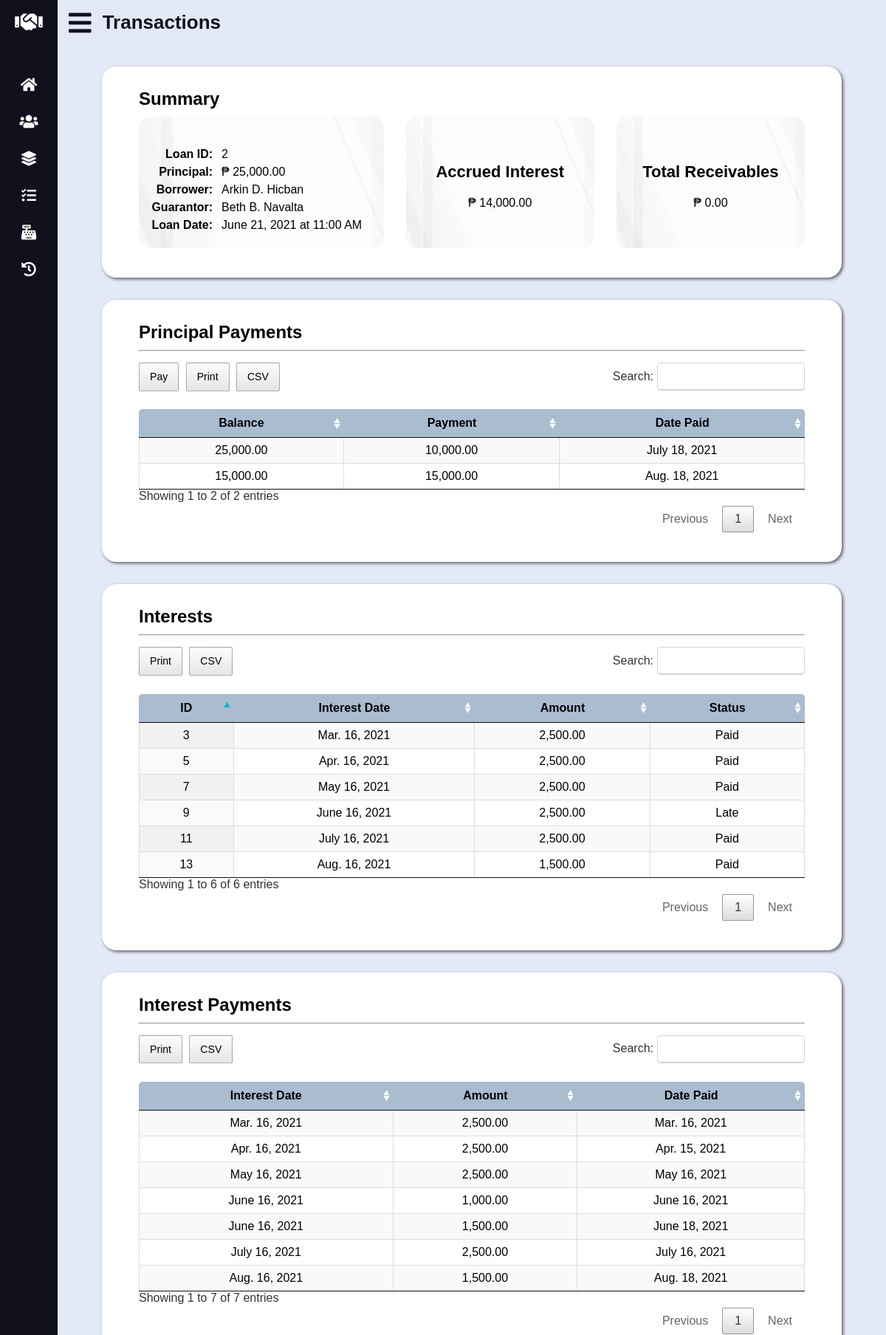
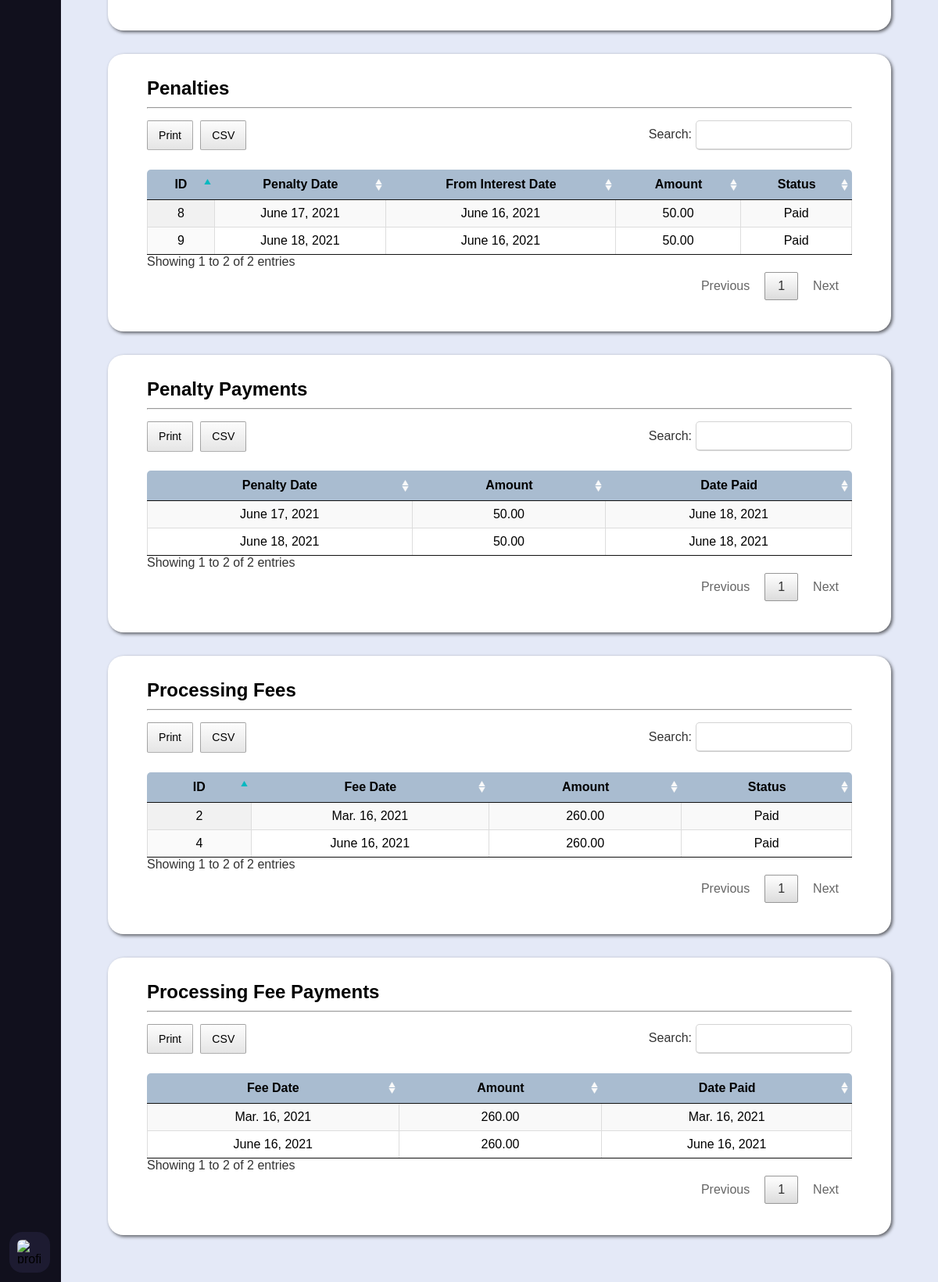
The app's page /loan-details.php?id=2 with its own data (2 pictures, top to bottom).
### tables this page shows
CREATE TABLE `loan` (
	`loan_id` INT UNSIGNED AUTO_INCREMENT PRIMARY KEY,
	`borrower_id` INT UNSIGNED NOT NULL,
	`guarantor_id` INT UNSIGNED NOT NULL,
	`loan_date_time` DATETIME NOT NULL DEFAULT (NOW()),
	`principal` DECIMAL(10, 2) NOT NULL,
	`status` ENUM('Active', 'Closed') DEFAULT 'Active' NOT NULL,

	CONSTRAINT fk_loan_borrower_id FOREIGN KEY (`borrower_id`)
		REFERENCES `data_subject` (`data_subject_id`)
		ON UPDATE CASCADE
		ON DELETE RESTRICT,
	CONSTRAINT fk_loan_guarantor_id FOREIGN KEY (`guarantor_id`)
		REFERENCES `guarantor` (`guarantor_id`)
		ON UPDATE CASCADE
		ON DELETE RESTRICT
);

CREATE TABLE `principal_payment` (
	`principal_payment_id` INT UNSIGNED AUTO_INCREMENT PRIMARY KEY,
	`amount` DECIMAL(10, 2) NOT NULL,
	`date_time_paid` DATETIME NOT NULL DEFAULT (NOW()),
	`loan_id` INT UNSIGNED NOT NULL,

	CONSTRAINT fk_principal_payment_loan_id FOREIGN KEY (`loan_id`)
		REFERENCES `loan` (`loan_id`)
		ON UPDATE CASCADE
		ON DELETE RESTRICT
);

CREATE TABLE `interest` (
	`interest_id` INT UNSIGNED AUTO_INCREMENT PRIMARY KEY,
	`interest_date` DATE NOT NULL,
	`amount` DECIMAL(9, 2) NOT NULL,
	`status` ENUM('Paid', 'Pending', 'Overdue', 'Late') DEFAULT 'Pending' NOT NULL,
	`loan_id` INT UNSIGNED NOT NULL,

	CONSTRAINT fk_interest_loan_id FOREIGN KEY (`loan_id`)
		REFERENCES `loan` (`loan_id`)
		ON UPDATE CASCADE
		ON DELETE RESTRICT
);

CREATE TABLE `interest_payment` (
	`interest_payment_id` INT UNSIGNED AUTO_INCREMENT PRIMARY KEY,
	`amount` DECIMAL(9, 2) NOT NULL,
	`date_time_paid` DATETIME NOT NULL DEFAULT (NOW()),
	`interest_id` INT UNSIGNED NOT NULL,

	CONSTRAINT fk_interest_payment_interest_id FOREIGN KEY (`interest_id`)
		REFERENCES `interest` (`interest_id`)
		ON UPDATE CASCADE
		ON DELETE RESTRICT
);

CREATE TABLE `penalty` (
	`penalty_id` INT UNSIGNED AUTO_INCREMENT PRIMARY KEY,
	`penalty_date` DATE NOT NULL,
	`amount` DECIMAL(9, 2) NOT NULL,
	`status` ENUM('Paid', 'Pending') DEFAULT 'Pending' NOT NULL,
	`interest_id` INT UNSIGNED NOT NULL,
	`loan_id` INT UNSIGNED NOT NULL,

	CONSTRAINT fk_penalty_interest_id FOREIGN KEY (`interest_id`)
		REFERENCES `interest` (`interest_id`)
		ON UPDATE CASCADE
		ON DELETE RESTRICT,
	CONSTRAINT fk_penalty_loan_id FOREIGN KEY (`loan_id`)
		REFERENCES `loan` (`loan_id`)
		ON UPDATE CASCADE
		ON DELETE RESTRICT
);

CREATE TABLE `penalty_payment` (
	`penalty_payment_id` INT UNSIGNED AUTO_INCREMENT PRIMARY KEY,
	`amount` DECIMAL(9, 2) NOT NULL,
	`date_time_paid` DATETIME NOT NULL DEFAULT (NOW()),
	`penalty_id` INT UNSIGNED NOT NULL,

	CONSTRAINT fk_penalty_payment_penalty_id FOREIGN KEY (`penalty_id`)
		REFERENCES `penalty` (`penalty_id`)
		ON UPDATE CASCADE
		ON DELETE RESTRICT
);

CREATE TABLE `processing_fee` (
	`processing_fee_id` INT UNSIGNED AUTO_INCREMENT PRIMARY KEY,
	`processing_fee_date` DATE NOT NULL,
	`amount` DECIMAL(8, 2) NOT NULL,
	`status` ENUM('Paid', 'Pending') DEFAULT 'Pending' NOT NULL,
	`loan_id` INT UNSIGNED NOT NULL,

	CONSTRAINT fk_processing_fee_loan_id FOREIGN KEY (`loan_id`)
		REFERENCES `loan` (`loan_id`)
		ON UPDATE CASCADE
		ON DELETE RESTRICT
);

CREATE TABLE `processing_fee_payment` (
	`processing_fee_payment_id` INT UNSIGNED AUTO_INCREMENT PRIMARY KEY,
	`amount` DECIMAL(8, 2) NOT NULL,
	`date_time_paid` DATETIME NOT NULL DEFAULT (NOW()),
	`processing_fee_id` INT UNSIGNED NOT NULL,

	CONSTRAINT fk_processing_fee_payment_processing_fee_id FOREIGN KEY (`processing_fee_id`)
		REFERENCES `processing_fee` (`processing_fee_id`)
		ON UPDATE CASCADE
		ON DELETE RESTRICT
);

### loan-details.php (the view, shortened to what the rows shown need)
<?php
	if (isset($_GET["id"]))
		$id = $_GET["id"];
	else {
		echo "<script>alert('Sorry, something went wrong!');</script>";
		echo "<script>window.location.replace('transactions.php');</script>";
	}
	require_once "lib/database-handler.php";
	require_once "lib/conversion-util.php";
	require_once "models/Transaction.php";
	$converter = new Converter();
	$transaction = new Transaction();
	$loan = $transaction->getLoan($id);
	$principal_payments = $transaction->getPrincipalPayments($id);
	$interests = $transaction->getInterests($id);
	$interest_payments = $transaction->getInterestPayments($id);
	$penalties = $transaction->getPenalties($id);
	$penalty_payments = $transaction->getPenaltyPayments($id);
	$processing_fees = $transaction->getProcessingFees($id);
	$processing_fee_payments = $transaction->getProcessingFeePayments($id);
?>
<!DOCTYPE html>
<html lang="en">
<head>
	<link rel="stylesheet" type="text/css" href="css/all.min.css" />
	<link rel="stylesheet" type="text/css" href="css/datatables.min.css" />
	<link rel="stylesheet" type="text/css" href="css/tingle.min.css" />
	<link rel="stylesheet" type="text/css" href="css/style.css" />
	<link rel="stylesheet" type="text/css" href="css/vertical-nav-bar.css" />
	<link rel="stylesheet" type="text/css" href="css/tables.css" />
	<link rel="stylesheet" type="text/css" href="css/forms.css" />
	<link rel="stylesheet" type="text/css" href="css/loan-details.css" />
	<link rel="stylesheet" type="text/css" href="css/media-queries.css" />
</head>
<body>
	<main>
		<header>
			<h2 class="text">Transactions</h2>
		</header>
			<div id="summary-details"><?php require "inc/loan-info.php"; ?></div>
		<section id="summary">
			<div class="grid-wrapper">
				<?php require "inc/loan-info.php"; ?>
			</div>
		</section>
		<section id="principal-payments">
			<table id="principal-payments-tbl" class="display cell-border" width="100%">
				<thead>
					<tr>
						<th>Balance</th>
						<th>Payment</th>
						<th>Date Paid</th>
					</tr>
				</thead>
				<tbody>
					<?php foreach ($principal_payments as $pp): ?>
					<tr>
						<td>
							<?php
								echo number_format(
									$transaction->getPrincipalBalanceByDateTime($pp->loan_id, $pp->date_time_paid), 2, ".", ","
								);
							?>
						</td>
						<td><?php echo number_format($pp->amount, 2, ".", ","); ?></td>
						<td><?php echo $converter->shortToLongDate($pp->date_time_paid); ?></td>
					</tr>
					<?php endforeach; ?>
				</tbody>
			</table>
		</section>
		<section id="interests">
			<table id="interests-tbl" class="display cell-border" width="100%">
				<thead>
					<tr>
						<th>ID</th>
						<th>Interest Date</th>
						<th>Amount</th>
						<th>Status</th>
					</tr>
				</thead>
				<tbody>
					<?php foreach ($interests as $i): ?>
					<tr>
						<td><?php echo $i->interest_id; ?></td>
						<td><?php echo $converter->shortToLongDate($i->interest_date); ?></td>
						<td><?php echo number_format($i->amount, 2, ".", ","); ?></td>
						<?php if ($i->status == "Paid" || $i->status == "Late"): ?>
						<td><?php echo $i->status; ?></td>
						<?php endif; ?>
					</tr>
					<?php endforeach; ?>
				</tbody>
			</table>
		</section>
		<section id="interest-payments">
			<table id="interest-payments-tbl" class="display cell-border" width="100%">
				<thead>
					<tr>
						<th>Interest Date</th>
						<th>Amount</th>
						<th>Date Paid</th>
					</tr>
				</thead>
				<tbody>
					<?php foreach ($interest_payments as $ip): ?>
					<tr>
						<td><?php echo $converter->shortToLongDate($ip->interest_date); ?></td>
						<td><?php echo number_format($ip->amount, 2, ".", ","); ?></td>
						<td><?php echo $converter->shortToLongDate($ip->date_time_paid); ?></td>
					</tr>
					<?php endforeach; ?>
				</tbody>
			</table>
		</section>
		<section id="penalties">
			<table id="penalties-tbl" class="display cell-border" width="100%">
				<thead>
					<tr>
						<th>ID</th>
						<th>Penalty Date</th>
						<th>From Interest Date</th>
						<th>Amount</th>
						<th>Status</th>
					</tr>
				</thead>
				<tbody>
					<?php foreach ($penalties as $p): ?>
					<tr>
						<td><?php echo $p->penalty_id; ?></td>
						<td><?php echo $converter->shortToLongDate($p->penalty_date); ?></td>
						<td><?php echo $converter->shortToLongDate($p->interest_date); ?></td>
						<td><?php echo number_format($p->amount, 2, ".", ","); ?></td>
						<?php if ($p->status == "Paid"): ?>
						<td><?php echo $p->status; ?></td>
						<?php endif; ?>
					</tr>
					<?php endforeach; ?>
				</tbody>
			</table>
		</section>
		<section id="penalty-payments">
			<table id="penalty-payments-tbl" class="display cell-border" width="100%">
				<thead>
					<tr>
						<th>Penalty Date</th>
						<th>Amount</th>
						<th>Date Paid</th>
					</tr>
				</thead>
				<tbody>
					<?php foreach ($penalty_payments as $pp): ?>
					<tr>
						<td><?php echo $converter->shortToLongDate($pp->penalty_date); ?></td>
						<td><?php echo number_format($pp->amount, 2, ".", ","); ?></td>
						<td><?php echo $converter->shortToLongDate($pp->date_time_paid); ?></td>
					</tr>
					<?php endforeach; ?>
				</tbody>
			</table>
		</section>
		<section id="processing-fees">
			<table id="processing-fees-tbl" class="display cell-border" width="100%">
				<thead>
					<tr>
						<th>ID</th>
						<th>Fee Date</th>
						<th>Amount</th>
						<th>Status</th>
					</tr>
				</thead>
				<tbody>
					<?php foreach ($processing_fees as $pf): ?>
					<tr>
						<td><?php echo $pf->processing_fee_id; ?></td>
						<td><?php echo $converter->shortToLongDate($pf->processing_fee_date); ?></td>
						<td><?php echo number_format($pf->amount, 2, ".", ","); ?></td>
						<?php if ($pf->status == "Paid"): ?>
						<td><?php echo $pf->status; ?></td>
						<?php endif; ?>
					</tr>
					<?php endforeach; ?>
				</tbody>
			</table>
		</section>
		<section id="processing-fee-payments">
			<table id="processing-fee-payments-tbl" class="display cell-border" width="100%">
				<thead>
					<tr>
						<th>Fee Date</th>
						<th>Amount</th>
						<th>Date Paid</th>
					</tr>
				</thead>
				<tbody>
					<?php foreach ($processing_fee_payments as $pfp): ?>
					<tr>
						<td><?php echo $converter->shortToLongDate($pfp->processing_fee_date); ?></td>
						<td><?php echo number_format($pfp->amount, 2, ".", ","); ?></td>
						<td><?php echo $converter->shortToLongDate($pfp->date_time_paid); ?></td>
					</tr>
					<?php endforeach; ?>
				</tbody>
			</table>
		</section>
	</main>
</body>
</html>

### inc/loan-info.php (shortened to what the rows shown need)
<table>
	<tr>
		<th>Loan ID:</th>
	</tr>
	<tr>
		<th>Principal:</th>
		<td><span>&#8369;</span> <?php echo number_format($loan->principal, 2, ".", ","); ?></td>
	</tr>
	<tr>
		<th>Borrower:</th>
	</tr>
	<tr>
		<th>Guarantor:</th>
	</tr>
	<tr>
		<th>Loan Date:</th>
		<td><?php echo $converter->shortToLongDateTime($loan->loan_date_time); ?></td>
	</tr>
</table>

### records on screen
loan: principal "25,000.00", loan_date_time "June 21, 2021 at 11:00 AM"
principal_payment: date_time_paid "25,000.00", amount "10,000.00", date_time_paid "July 18, 2021"
principal_payment: date_time_paid "15,000.00", amount "15,000.00", date_time_paid "Aug. 18, 2021"
interest: interest_id "3", interest_date "Mar. 16, 2021", amount "2,500.00", status "Paid"
interest: interest_id "5", interest_date "Apr. 16, 2021", amount "2,500.00", status "Paid"
interest: interest_id "7", interest_date "May 16, 2021", amount "2,500.00", status "Paid"
interest: interest_id "9", interest_date "June 16, 2021", amount "2,500.00", status "Late"
interest: interest_id "11", interest_date "July 16, 2021", amount "2,500.00", status "Paid"
interest: interest_id "13", interest_date "Aug. 16, 2021", amount "1,500.00", status "Paid"
interest_payment: interest.interest_date "Mar. 16, 2021", amount "2,500.00", date_time_paid "Mar. 16, 2021"
interest_payment: interest.interest_date "Apr. 16, 2021", amount "2,500.00", date_time_paid "Apr. 15, 2021"
interest_payment: interest.interest_date "May 16, 2021", amount "2,500.00", date_time_paid "May 16, 2021"
interest_payment: interest.interest_date "June 16, 2021", amount "1,000.00", date_time_paid "June 16, 2021"
interest_payment: interest.interest_date "June 16, 2021", amount "1,500.00", date_time_paid "June 18, 2021"
interest_payment: interest.interest_date "July 16, 2021", amount "2,500.00", date_time_paid "July 16, 2021"
interest_payment: interest.interest_date "Aug. 16, 2021", amount "1,500.00", date_time_paid "Aug. 18, 2021"
penalty: penalty_id "8", penalty_date "June 17, 2021", interest.interest_date "June 16, 2021", amount "50.00", status "Paid"
penalty: penalty_id "9", penalty_date "June 18, 2021", interest.interest_date "June 16, 2021", amount "50.00", status "Paid"
penalty_payment: penalty.penalty_date "June 17, 2021", amount "50.00", date_time_paid "June 18, 2021"
penalty_payment: penalty.penalty_date "June 18, 2021", amount "50.00", date_time_paid "June 18, 2021"
processing_fee: processing_fee_id "2", processing_fee_date "Mar. 16, 2021", amount "260.00", status "Paid"
processing_fee: processing_fee_id "4", processing_fee_date "June 16, 2021", amount "260.00", status "Paid"
processing_fee_payment: processing_fee.processing_fee_date "Mar. 16, 2021", amount "260.00", date_time_paid "Mar. 16, 2021"
processing_fee_payment: processing_fee.processing_fee_date "June 16, 2021", amount "260.00", date_time_paid "June 16, 2021"

### other values on screen
$id "2"
$data_subject->getName($loan->borrower_id) "Arkin D. Hicban"
$data_subject->getName($loan->guarantor_id) "Beth B. Navalta"
$accrued_interest "14,000.00"
$total_receivables "0.00"
